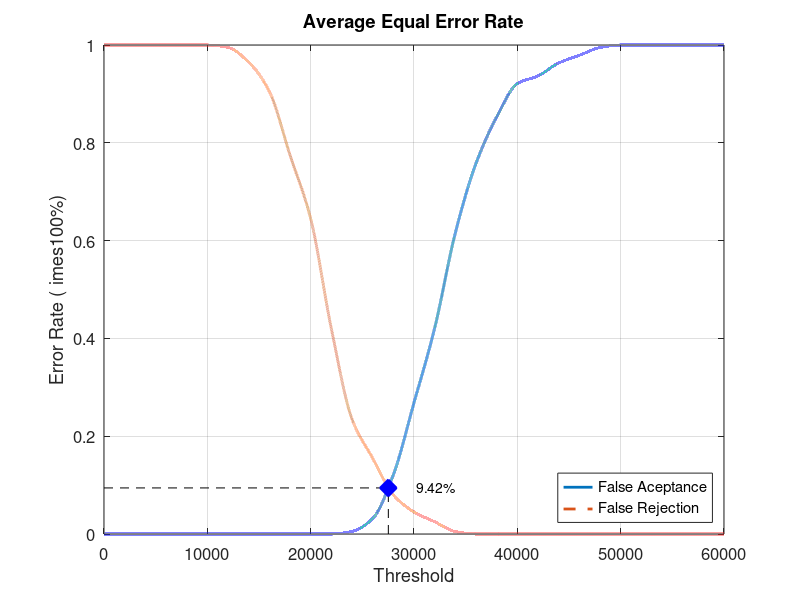
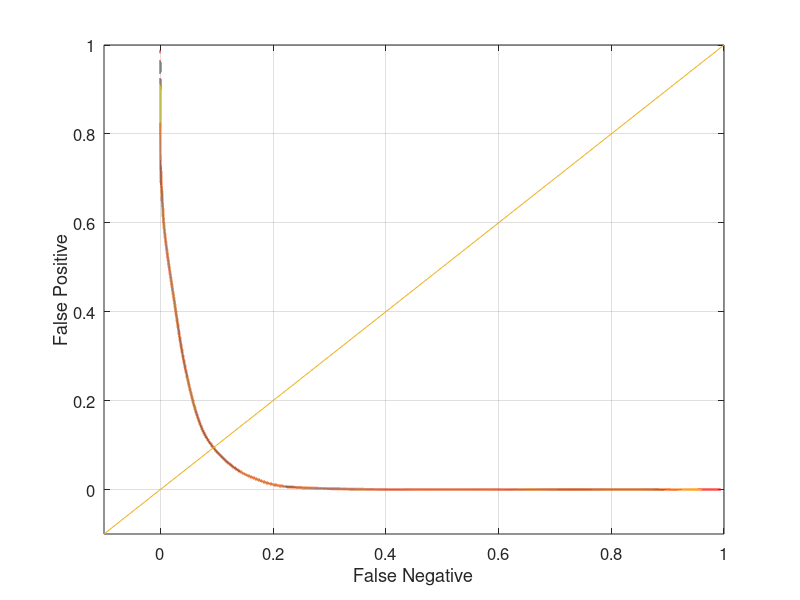

These figures' MATLAB source, in order:
close all;
clear;
clc;
x = 0:2000:60000;
xq = 0:0.5:60000;

y0 = [0 0 0 0 0 0 0 0 0 0 0 0 0.00526316 0.0315789 0.121053 0.268421 0.421053 0.615789 0.757895 0.852632 0.921053 0.936842 0.963158 0.978947 0.994737 1 1 1 1 1 1]
yy0 = interp1(x, y0, xq, 'pchip');
y1 = [1 1 1 1 1 1 0.995 0.965 0.905 0.775 0.645 0.42 0.235 0.155 0.08 0.045 0.025 0.005 0 0 0 0 0 0 0 0 0 0 0 0 0]
yy1 = interp1(x, y1, xq, 'pchip');

% Calculating EER: 
y2 = abs(y0 - y1);
find(y2 == min(y2))
yy2 = abs(yy0 - yy1);
xEER = find(yy2 == min(yy2));
xEERIndex = xq(xEER) % X-axis EER
yEER = yy0(xEER) % Y-axis EER

main = figure
plot(xq, yy0,'-','LineWidth', 2);	hold on
plot(xq, yy1,'--','LineWidth', 2);	hold on
plot([xEERIndex xEERIndex], [0 yEER], 'k--');	hold on
plot([0 xEERIndex], [yEER yEER], 'k--');	hold on
plot(xEERIndex, yEER, 'bx', 'LineWidth', 10);	hold on
text(xEERIndex + 10 * xEERIndex / 100, yEER, [num2str(round((10000 * yEER)) / 100) '%'])
legend('False Aceptance', 'False Rejection', 'Location', 'SouthEast')
xlabel('Threshold')
ylabel('Error Rate (	imes100%)')
title('Average Equal Error Rate')
set(gca, 'FontSize', 12)
axis([0 60000 0 1])
grid on

print(main, 'Database1_3Main', '-dpng');
FNRxFPR = figure('Color', [1 1 1]);
plot(yy1, yy0, '-', yy1, yy0, 'LineWidth', 2);
hold on
y = -0.1:0.1:1
plot(y, y); 
set(gca, 'FontSize', 12)
xlabel('False Negative')
ylabel('False Positive')
axis([-0.1 1 -0.1 1])
set(gca, 'FontSize', 12)
grid on

print(FNRxFPR, 'Database1_3FNRxFPR','-dpng');
